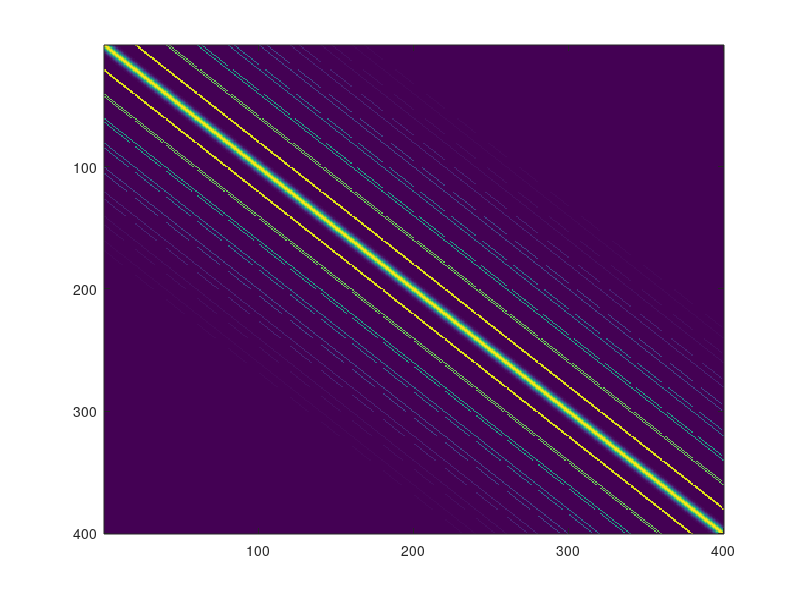

Recreate this plot in MATLAB.
%====Algorithm to create Target Matrix EnKF-KA====
clear all
n=400; %Number of states
ncolumn=20; %Number of columns
nrow=n/ncolumn;
T=zeros(n);
R=4; %Radius of localization
dist = [0 : ncolumn - 1];
coeffs = exp(-1* (dist / R) .^ 2);
for i=1:n
    %===Detection of row and column
     [row,column]=ind2sub([nrow,ncolumn],i);
     
     
     
     
  
     
     
     
     
      if i<n-ncolumn+1
        T(i,i:i+nrow-1)=coeffs;   
        T(i,i:ncolumn:n)=coeffs(1:end+1-column);
        j=i+ncolumn+1;
         k=2;
         [rowj,columnj]=ind2sub([nrow,ncolumn],j); 

         while rowj>row && j<n
             T(i,j)=coeffs(k);
             T(j,i)=coeffs(k);
             j=j+ncolumn+1;
             k=k+1;
             [rowj,columnj]=ind2sub([nrow,ncolumn],j); 

         end
      else
        T(i,i:n)=coeffs(1:(n-i)+1);
        
      end
      
      
      if i>ncolumn-1
        T(i,i-nrow+1:i)=flip(coeffs); 
              
      else
        T(i,1:i)=flip(coeffs(1:i));    
      end
            

     
      if column>1
         T(i,flip(i:-ncolumn:1))=flip(coeffs(1:column));  
      end
    
end
imagesc(T)
